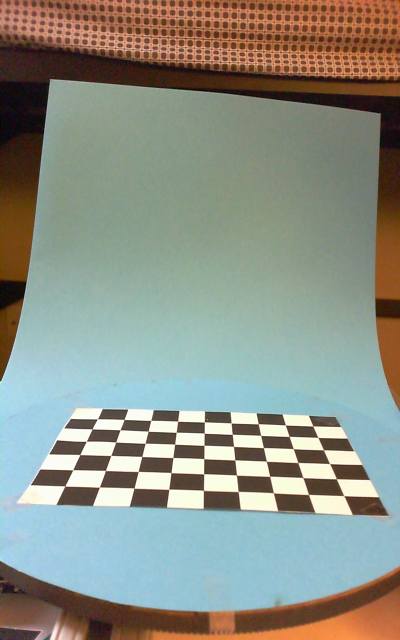
#> input picture cal/Calibrator01.jpg, 800 x 1280 px (shown at 1/2 size); its folder holds only this picture in this run
$ python calibrateCamera.py
#> lines starting #> are read from the running program, lines starting #| are printed output that depends on the picture; after the words box and inside, x2 and y2 are one past the last pixel; in counts of white or black regions, pixels touching at a corner belong together
import numpy as np
import cv2
import glob

def calibrate(calibration_directory='cal', scale=12, dtheta=10, cal_dim=(9, 6),
              criteria = (cv2.TERM_CRITERIA_EPS + cv2.TERM_CRITERIA_MAX_ITER, 30, 0.001)):
    """

    :param calibration_directory: folder where all the calibration images are stored
    :param scale: scale of the calibration coordinate system in mm
    :param dtheta: rotation of every image used for calibration
    :param cal_dim: dimensions of desired calibration grid in points, on an arbitrary axis
    :param criteria: calibration criteria
    :return:
    """
#> called with calibration_directory = 'cal', scale = 12, dtheta = 10, cal_dim = (9, 6), criteria = (3, 30, 0.001)

    # Parameters setup
    x_offset = scale * (cal_dim[0] - 1) / 2  # offset of the corner point to the rotation center, x axis
    y_offset = scale * (cal_dim[1] - 1) / 2  # offset of the corner point to the rotation center, y axis

    cal_imgs = glob.glob(calibration_directory + '\*.jpg')  # get all calibration image files
    cal_imgs.sort()  # sort into numerical order

    d3_points = []  # the true 3D coordinates in each calibration image. Holds copies of calp
    d2_points = []  # the resulting 2D pixel coordinates of each calibration point.

    # 3D Coordinate grid creation
    ax1 = scale * np.tile(np.arange(0, cal_dim[0])[:, np.newaxis], (cal_dim[1], 1)) - x_offset  # create 'x' coordinates
    ax2 = scale * np.repeat(np.arange(0, cal_dim[1]), cal_dim[0])[:, np.newaxis] - y_offset  # create 'y' coordinates
    ax3 = np.zeros((cal_dim[0]*cal_dim[1], 1))  # create 'z' coordinates

    calp = np.float32(np.concatenate([ax1, ax2, ax3], 1))  # get the points the calibration image holds

    # Calibration loop
    angles = []
    for img_name in cal_imgs:
        imcol = cv2.imread(img_name)
#> imcol is the input picture: shape (1280, 800, 3); mean B, G, R 134.4, 145.4, 141.2
        img = cv2.cvtColor(imcol, cv2.COLOR_BGR2GRAY)  # load a single cal image in grey scale
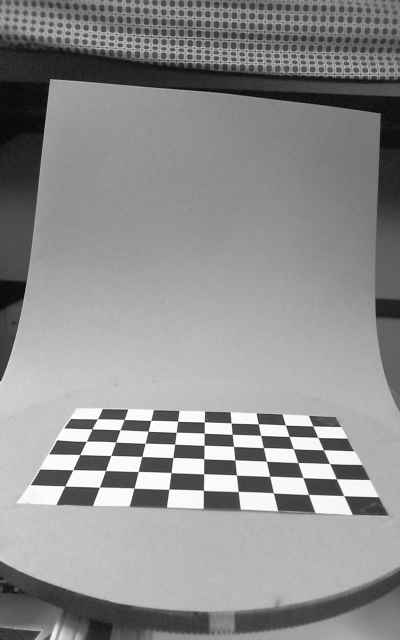
#> img: shape (1280, 800) (shown at 1/2 size); min 0, max 255, mean 142.9
        ret, corners = cv2.findChessboardCorners(img, cal_dim, None)  # find calibration corners
#> ret = True; corners = 54 rows, first 8: [688.1, 991.8], [617.5, 989.5], [546, 984], [477.1, 983.2], [407, 979], [338.4, 978.7], [268.5, 976.7], [199, 974.6]

        if ret:  # we found corners successfully
            angles.append(10 * (int(img_name[-6: -4]) - 1))  # record the angle the shot was taken at for housekeeping
            corner_pts = cv2.cornerSubPix(img, corners, (11, 11), (-1, -1), criteria)  # refine calibration corners
#> corner_pts = 54 rows, first 8: [688.1, 991.8], [617.6, 989.4], [547.3, 986.2], [476.8, 983.4], [407.4, 981.2], [338.2, 978.9], [268.5, 976.6], [199.3, 974.6]

            d2_points.append(corner_pts)  # where do the chessboard points lie in the 2D image?
            d3_points.append(calp)  # where do the chessboard points lie in reality,
                                    # based on our arbitrary 3D coordinate?

            cv2.drawChessboardCorners(imcol, (9, 6), corner_pts, ret)  # display corners and show them to the user
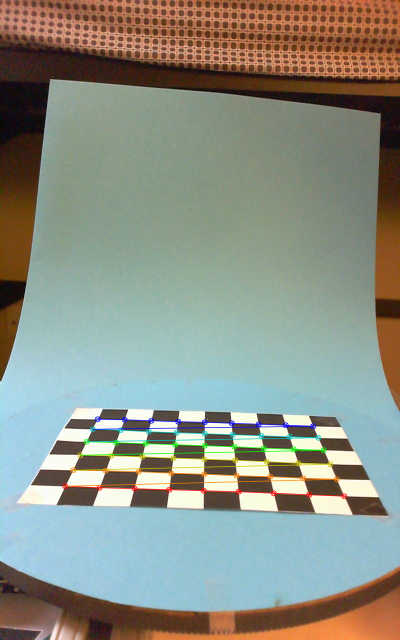
#> imcol: shape (1280, 800, 3) (shown at 1/2 size); 1.91% of pixels changed, all inside (x1, y1, x2, y2) = (124, 832, 695, 999)
            show_im = np.transpose(cv2.resize(imcol, (int(imcol.shape[1] / 2), int(imcol.shape[0] / 2))), (0, 1, 2))
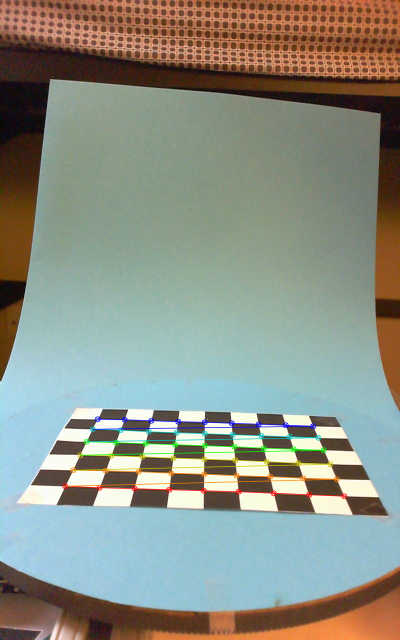
#> show_im: shape (640, 400, 3); mean B, G, R 133.8, 145.2, 140.6
            cv2.imshow('img', show_im)
            cv2.imwrite('./figures/calibration_grid_rotation/{}'.format(img_name[4:]), show_im)
            cv2.waitKey(200)

    _, mtx, dist, rvecs, tvecs = cv2.calibrateCamera(d3_points, d2_points, img.shape[::-1], None, None)
#> mtx = [[1070, 0, 374.8], [0, 517.6, 664.6], [0, 0, 1]]; dist = [[0.0623, 0.227, -0.0173, 0.0045, -0.384]]; rvecs = ([0.0438, -1.53, -2.68],); tvecs = ([6.44, 98.88, 212.9],)

    # save camera properties
    np.savez('Camera_Calibration', cam_matrix=mtx, distortion=dist, rvecs=rvecs, tvecs=tvecs, angles=angles)


if __name__ == '__main__':
    calibrate()

$ run again, on cal/Calibrator05.jpg
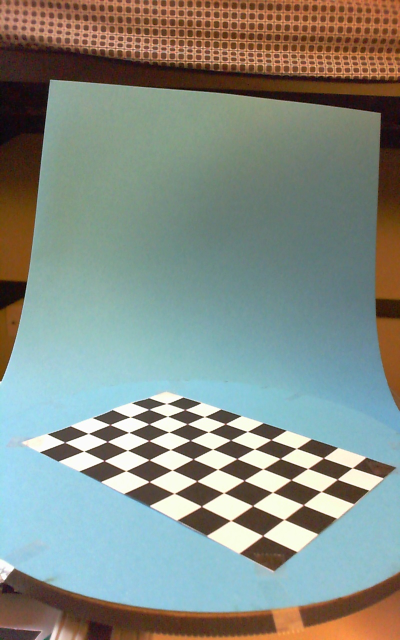
#> input picture cal/Calibrator05.jpg, 800 x 1280 px (shown at 1/2 size)
#> in calibrate, imcol is the input picture: shape (1280, 800, 3); mean B, G, R 134, 142.1, 133.3
#> in calibrate, `img = cv2.cvtColor(imcol, cv2.COLOR_BGR2GRAY)`:
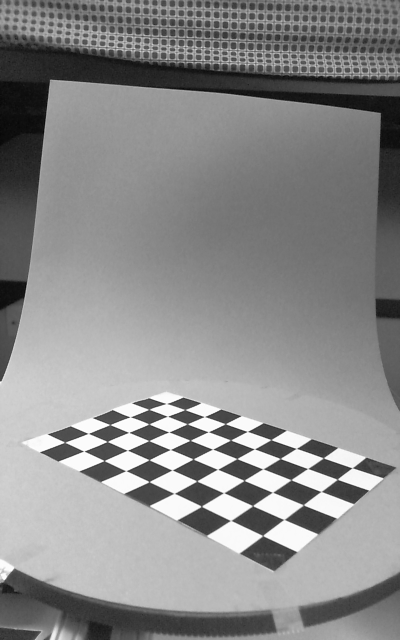
#> img: shape (1280, 800) (shown at 1/2 size); min 0, max 255, mean 138.5
#> ret = True; corners = 54 rows, first 8: [525.9, 1071.5], [460.1, 1041.7], [403, 1013], [348.4, 987], [298.7, 964], [252, 942], [208.6, 921.7], [167.8, 902.7]
#> corner_pts = 54 rows, first 8: [525.8, 1071.6], [461.8, 1041.4], [403.3, 1013], [348.8, 987.1], [298.7, 963.8], [252.4, 942], [208.7, 921.6], [167.9, 902.6]
#> imcol: shape (1280, 800, 3); 1.67% of pixels changed, all inside (x1, y1, x2, y2) = (124, 802, 712, 1079)
#> in calibrate, `show_im = np.transpose(cv2.resize(imcol, (int(imcol.shape[1] / 2), int..`:
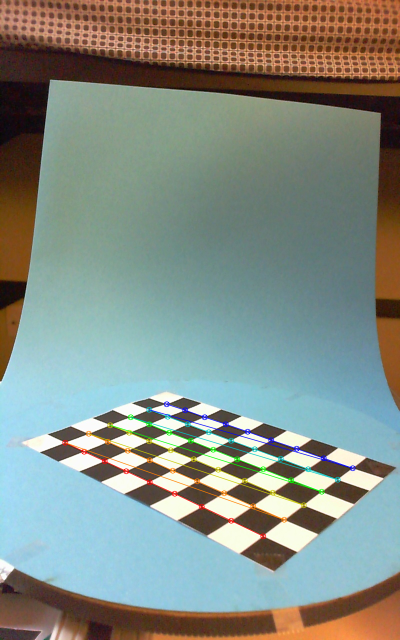
#> show_im: shape (640, 400, 3); mean B, G, R 133.4, 142, 132.9
#> mtx = [[1109.3, 0, 381.3], [0, 671.3, 645.4], [0, 0, 1]]; dist = [[0.265, -0.647, -0.00801, 0.00219, 0.664]]; rvecs = ([-0.478, -1.41, -2.05],); tvecs = ([4.9, 85.7, 222.6],)

$ run again, on cal/Calibrator07.jpg
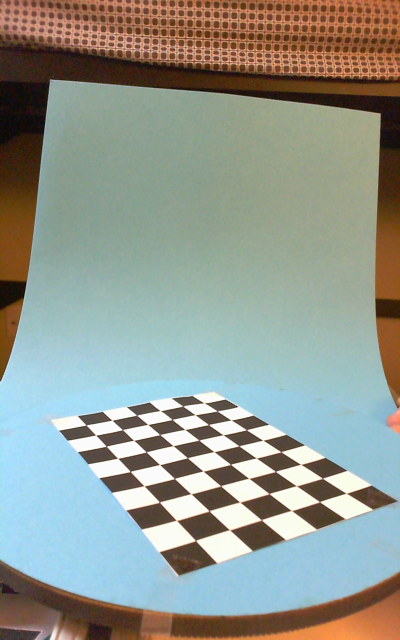
#> input picture cal/Calibrator07.jpg, 800 x 1280 px (shown at 1/2 size)
#> in calibrate, imcol is the input picture: shape (1280, 800, 3); mean B, G, R 143.2, 152.2, 146.4
#> in calibrate, `img = cv2.cvtColor(imcol, cv2.COLOR_BGR2GRAY)`:
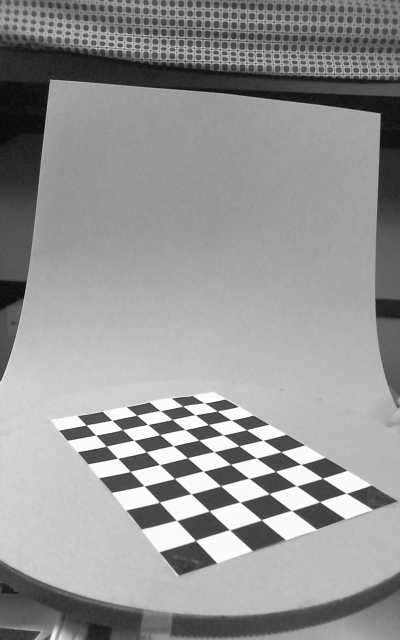
#> img: shape (1280, 800) (shown at 1/2 size); min 1, max 255, mean 149.5
#> ret = True; corners = 54 rows, first 8: [391.5, 1081.4], [352.3, 1040.6], [319.4, 1004.3], [288.5, 972.3], [260.6, 943.5], [235.6, 916.9], [213.4, 893.2], [192, 870.6]
#> corner_pts = 54 rows, first 8: [391.5, 1081.4], [353.4, 1041.3], [319.4, 1004.6], [288.6, 972.2], [260.9, 943.4], [236, 917.1], [212.9, 892.8], [191.9, 870.7]
#> imcol: shape (1280, 800, 3); 1.32% of pixels changed, all inside (x1, y1, x2, y2) = (167, 800, 700, 1088)
#> in calibrate, `show_im = np.transpose(cv2.resize(imcol, (int(imcol.shape[1] / 2), int..`:
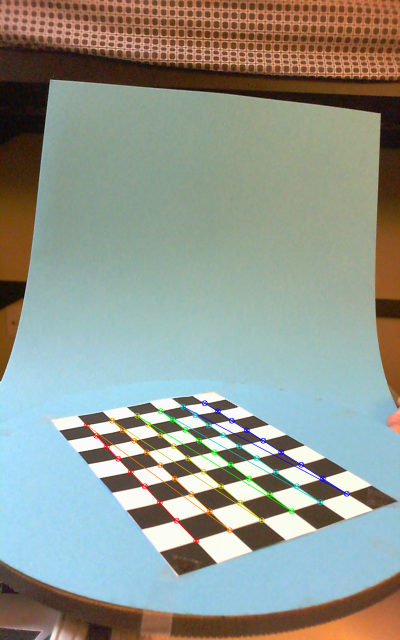
#> show_im: shape (640, 400, 3); mean B, G, R 142.8, 152.1, 146
#> mtx = [[1120.1, 0, 386.7], [0, 608.7, 613.2], [0, 0, 1]]; dist = [[0.2, -0.376, 0.00438, 0.00443, 0.293]]; rvecs = ([-0.673, -1.24, -1.76],); tvecs = ([2.8, 106.8, 226.7],)
